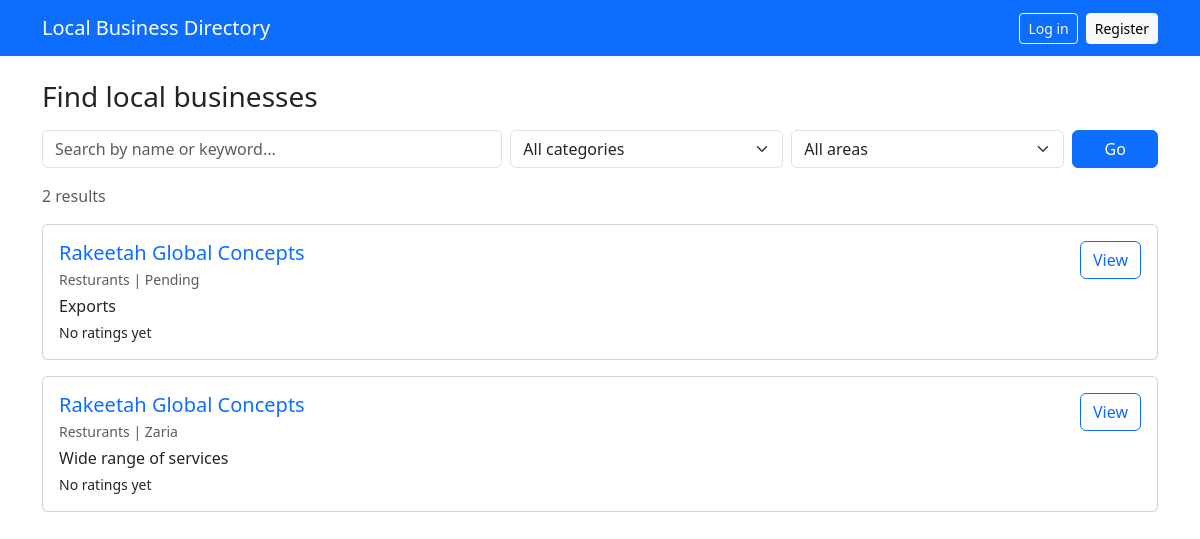
/, run on an earlier commit of the app's database.
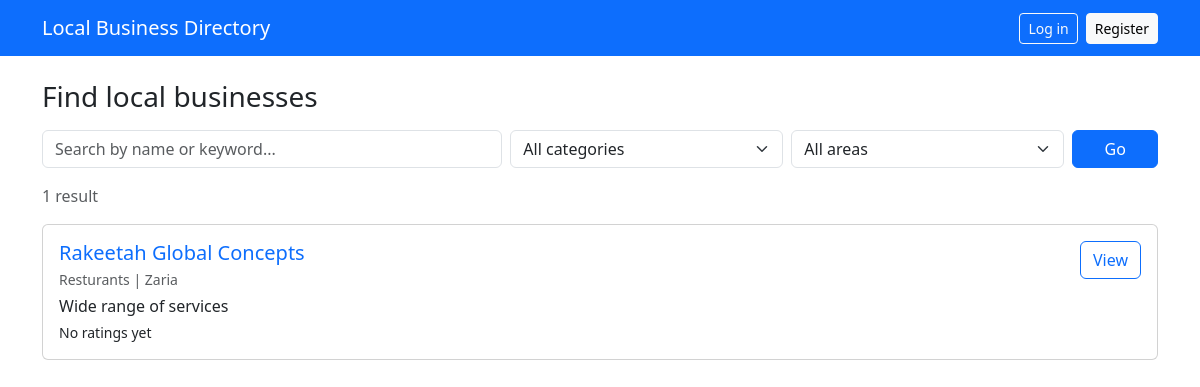
And on a later commit of the database.
### directory/models.py (models this page shows, shortened)
class Business(models.Model):
    class Status(models.TextChoices):
        PENDING = "pending", "Pending approval"
        APPROVED = "approved", "Approved"
        REJECTED = "rejected", "Rejected"
    owner = models.ForeignKey(
        settings.AUTH_USER_MODEL, on_delete=models.CASCADE, related_name="businesses"
    )
    category = models.ForeignKey(
        Category, on_delete=models.PROTECT, related_name="businesses"
    )
    name = models.CharField(max_length=150)
    description = models.TextField()
    address = models.CharField(max_length=255)
    area = models.CharField(max_length=100)
    phone = models.CharField(max_length=30)
    website = models.URLField(blank=True)
    opening_hours = models.CharField(max_length=255, blank=True)
    status = models.CharField(
        max_length=10, choices=Status.choices, default=Status.PENDING
    )
    created_at = models.DateTimeField(auto_now_add=True)
    updated_at = models.DateTimeField(auto_now=True)
    objects = BusinessQuerySet.as_manager()
    class Meta:
        verbose_name_plural = "businesses"
        ordering = ["name"]
        indexes = [
            models.Index(fields=["status"]),
            models.Index(fields=["area"]),
        ]

class Category(models.Model):
    name = models.CharField(max_length=80, unique=True)
    slug = models.SlugField(max_length=80, unique=True)
    class Meta:
        verbose_name_plural = "categories"
        ordering = ["name"]
    def __str__(self):
        return self.name

### directory/views.py (the view)
# urls.py: path("", views.home, name="home"),
def home(request):
    q = request.GET.get("q", "").strip()
    category_slug = request.GET.get("category", "")
    area = request.GET.get("area", "").strip()
    businesses = (
        Business.objects.approved()
        .select_related("category")
        .order_by("name")
    )
    if category_slug:
        category = Category.objects.filter(slug=category_slug).first()
        businesses = businesses.in_category(category) if category else businesses.none()
    businesses = (
        businesses.search(q)
        .in_area(area)
        .annotate(avg_rating=Avg("reviews__rating"), review_count=Count("reviews"))
    )
    paginator = Paginator(businesses, 6)
    page_obj = paginator.get_page(request.GET.get("page"))
    params = request.GET.copy()
    params.pop("page", None)
    areas = (
        Business.objects.approved()
        .order_by("area")
        .values_list("area", flat=True)
        .distinct()
    )
    context = {
        "page_obj": page_obj,
        "total": paginator.count,
        "categories": Category.objects.all(),
        "areas": areas,
        "q": q,
        "selected_category": category_slug,
        "selected_area": area,
        "querystring": params.urlencode(),
    }
    return render(request, "directory/home.html", context)

### directory/models.py (called while the page is built)
    def approved(self):
        return self.filter(status=Business.Status.APPROVED)

    def search(self, q):
        if not q:
            return self
        return self.filter(Q(name__icontains=q) | Q(description__icontains=q))

    def in_area(self, area):
        if not area:
            return self
        return self.filter(area__iexact=area)

### templates/directory/home.html (shortened to what this page needs)
{% extends "base.html" %}
{% block content %}
<h1 class="h3 mb-3">Find local businesses</h1>
<form method="get" class="row g-2 mb-3">
  <div class="col-md-5">
    <input type="text" name="q" value="{{ q }}" class="form-control" placeholder="Search by name or keyword...">
  </div>
  <div class="col-md-3">
    <select name="category" class="form-select">
      <option value="">All categories</option>
    </select>
  </div>
  <div class="col-md-3">
    <select name="area" class="form-select">
      <option value="">All areas</option>
    </select>
  </div>
  <div class="col-md-1 d-grid">
    <button type="submit" class="btn btn-primary">Go</button>
  </div>
</form>
<p class="text-muted">{{ total }} result{{ total|pluralize }}</p>
{% for b in page_obj %}
  <div class="card mb-3"><div class="card-body d-flex justify-content-between align-items-start">
    <div>
      <h2 class="h5 mb-1"><a href="{% url 'business_detail' b.pk %}" class="text-decoration-none">{{ b.name }}</a></h2>
      <div class="text-muted small mb-1">{{ b.category }} | {{ b.area }}</div>
      <p class="mb-1">{{ b.description|truncatechars:120 }}</p>
      <div class="small">
        {% if b.avg_rating %}Rating {{ b.avg_rating|floatformat:1 }} ({{ b.review_count }} review{{ b.review_count|pluralize }}){% else %}No ratings yet{% endif %}
      </div>
    </div>
    <a class="btn btn-outline-primary" href="{% url 'business_detail' b.pk %}">View</a>
  </div></div>
{% empty %}
  <div class="alert alert-info">No results found. Try a different search or filter.</div>
{% endfor %}
{% endblock %}

### templates/base.html (shortened to what this page needs)
<!doctype html>
<html lang="en">
<head>
  <link href="https://cdn.jsdelivr.net/npm/bootstrap@5.3.3/dist/css/bootstrap.min.css" rel="stylesheet">
</head>
<body>
<nav class="navbar navbar-dark bg-primary">
  <div class="container">
    <a class="navbar-brand" href="{% url 'home' %}">Local Business Directory</a>
    <div class="ms-auto d-flex align-items-center gap-2">
      {% if user.is_authenticated %}
        <a class="btn btn-light btn-sm" href="{% url 'business_create' %}">Add listing</a>
        <a class="btn btn-outline-light btn-sm" href="{% url 'dashboard' %}">My listings</a>
        <span class="text-white">Hi, {{ user.username }}</span>
        <form method="post" action="{% url 'logout' %}" class="d-inline">
          {% csrf_token %}
          <button type="submit" class="btn btn-outline-light btn-sm">Log out</button>
        </form>
      {% else %}
        <a class="btn btn-outline-light btn-sm" href="{% url 'login' %}">Log in</a>
        <a class="btn btn-light btn-sm" href="{% url 'register' %}">Register</a>
      {% endif %}
    </div>
  </div>
</nav>
<main class="container my-4">
  {% block content %}{% endblock %}
</main>
</body>
</html>

What changed in the data, as far as the page shows it:
removed Business: name "Rakeetah Global Concepts", category "Resturants", area "Pending", description "Exports", shows "No ratings yet"
Also different on the page:
{{ total }}: "2" → "1"
